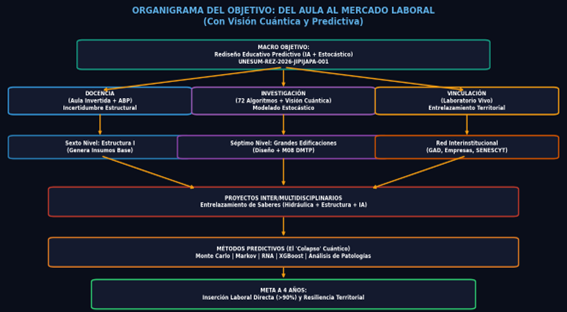

Python code for this plot:
# -*- coding: utf-8 -*-
"""
ORGANIGRAMA DEL OBJETIVO Y VISIÓN A 4 AÑOS (VERSIÓN INTEGRADORA)
Proyecto: ECT-UNESUM-2026 / Laboratorio Vivo
Incluye: Mecánica Cuántica, Métodos Predictivos y Transversalidad
"""

import matplotlib.pyplot as plt
import matplotlib.patches as patches

def dibujar_organigrama():
    fig, ax = plt.subplots(figsize=(14, 11)) # Un poco más ancho para que respire
    ax.set_xlim(0, 10)
    ax.set_ylim(0, 13)
    ax.axis('off')
    ax.set_facecolor('#0a0e1a') # Fondo oscuro como la plataforma
    fig.patch.set_facecolor('#0a0e1a')

    # Función auxiliar para crear cajas
    def caja(x, y, texto, color, ancho=2.8, alto=1.0):
        rect = patches.FancyBboxPatch((x - ancho/2, y - alto/2), ancho, alto, 
                                      boxstyle="round,pad=0.1", 
                                      edgecolor=color, facecolor='#141a2e', linewidth=2)
        ax.add_patch(rect)
        ax.text(x, y, texto, ha='center', va='center', color='white', fontsize=8.5, fontweight='bold')

    # --- NIVEL 0: MACRO OBJETIVO ---
    caja(5, 12.2, "MACRO OBJETIVO:\nRediseño Educativo Predictivo (IA + Estocástico)\nUNESUM-REZ-2026-JIPIJAPA-001", '#16a085', ancho=7, alto=1.2)
    
    # --- NIVEL 1: TRES PILARES CON ENFOQUE CUÁNTICO ---
    caja(1.8, 10, "DOCENCIA\n(Aula Invertida + ABP)\nIncertidumbre Estructural", '#3498db', ancho=3, alto=1.1)
    caja(5, 10, "INVESTIGACIÓN\n(72 Algoritmos + Visión Cuántica)\nModelado Estocástico", '#9b59b6', ancho=3, alto=1.1)
    caja(8.2, 10, "VINCULACIÓN\n(Laboratorio Vivo)\nEntrelazamiento Territorial", '#f39c12', ancho=3, alto=1.1)

    # --- NIVEL 2: APLICACIÓN POR NIVELES ---
    caja(1.8, 7.8, "Sexto Nivel: Estructura I\n(Genera Insumos Base)", '#2980b9', ancho=3, alto=0.9)
    caja(5, 7.8, "Séptimo Nivel: Grandes Edificaciones\n(Diseño + M08 DMTP)", '#8e44ad', ancho=3.5, alto=0.9)
    caja(8.2, 7.8, "Red Interinstitucional\n(GAD, Empresas, SENESCYT)", '#d35400', ancho=3, alto=0.9)

    # --- NIVEL 3: EL ESLABÓN (PROYECTOS) ---
    caja(5, 5.2, "PROYECTOS INTER/MULTIDISCIPLINARIOS\nEntrelazamiento de Saberes (Hidráulica + Estructura + IA)", '#c0392b', ancho=8, alto=1.2)

    # --- NIVEL 4: ENFOQUE PREDICTIVO / MÉTODOS ---
    caja(5, 2.8, "MÉTODOS PREDICTIVOS (El 'Colapso' Cuántico)\nMonte Carlo | Markov | RNA | XGBoost | Análisis de Patologías", '#e67e22', ancho=8, alto=1.2)

    # --- NIVEL 5: META FINAL ---
    caja(5, 0.8, "META A 4 AÑOS:\nInserción Laboral Directa (>90%) y Resiliencia Territorial", '#2ecc71', ancho=6.5, alto=1.2)

    # --- FLECHAS DE CONEXIÓN (El flujo del conocimiento) ---
    flechas = [
        # Macro a Pilares
        ((5, 11.6), (1.8, 10.5)), ((5, 11.6), (5, 10.5)), ((5, 11.6), (8.2, 10.5)),
        # Pilares a Niveles
        ((1.8, 9.5), (1.8, 8.2)), ((5, 9.5), (5, 8.2)), ((8.2, 9.5), (8.2, 8.2)),
        # Niveles a Eslabón
        ((1.8, 7.4), (3.5, 5.8)), ((5, 7.4), (5, 5.8)), ((8.2, 7.4), (6.5, 5.8)),
        # Eslabón a Métodos
        ((5, 4.6), (5, 3.4)),
        # Métodos a Meta
        ((5, 2.2), (5, 1.4))
    ]
    
    for (x1, y1), (x2, y2) in flechas:
        ax.annotate("", xy=(x2, y2), xytext=(x1, y1),
                    arrowprops=dict(arrowstyle="->", color="#f39c12", lw=2, shrinkA=5, shrinkB=5))

    # Título
    plt.title("ORGANIGRAMA DEL OBJETIVO: DEL AULA AL MERCADO LABORAL\n(Con Visión Cuántica y Predictiva)", color='#5dade2', fontsize=14, fontweight='bold', pad=20)
    plt.tight_layout()
    
    # Guardar
    plt.savefig('organigrama_ect_2026_cuantico.png', dpi=300, bbox_inches='tight')
    plt.show()
    print("✅ Organigrama generado con éxito: organigrama_ect_2026_cuantico.png")

if __name__ == "__main__":
    dibujar_organigrama()
